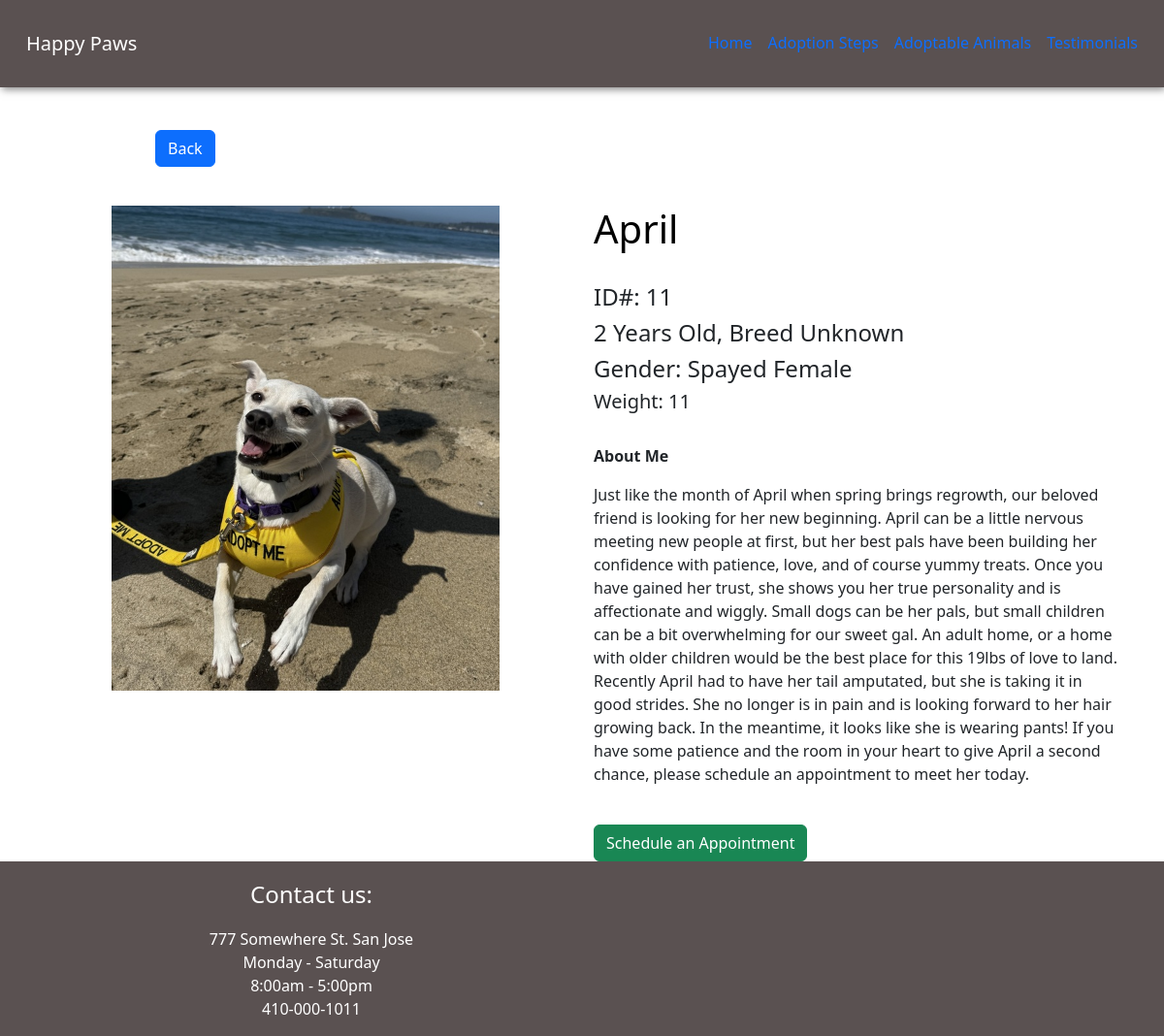
Screenshot of /Animals/11 with the database file from the repository.
### app.py (models this page shows, shortened)
class Animal(db.Model):
    __tablename__ = 'animals'
    id = db.Column(db.Integer, primary_key=True)
    name = db.Column(db.String(5), nullable=False)
    age = db.Column(db.Integer, nullable=True)
    species = db.Column(db.Integer, nullable=False)
    gender = db.Column(db.Integer, nullable=False)
    breed = db.Column(db.String(150), nullable=True)
    weight = db.Column(db.Numeric, nullable=True)
    description = db.Column(db.Text, nullable=True)
    image_path = db.Column(db.String(), nullable=True)
    date_added = db.Column(db.DateTime, default=datetime.utcnow)

### app.py (the view)
@app.route('/Animals/<int:id>')
def animalpage(id):
    animal = Animal.query.get_or_404(id)
    return render_template('Animalpage.html', animal = animal)

### templates/animalpage.html (shortened to what this page needs)
{% extends "base.html" %}
{%block body%}
<div class="container-fluid" style="padding-top: 20px">
    <div class="container ">
        <div class ="row">
            <div class="col" style="padding-left: 130px; padding-bottom: 40px;">
                <a href=" {{url_for('animals')}}" class="btn btn-primary" >Back</a>
            </div>
        </div>
        <div class="row">
          <div class="col text-center">
            {% if animal.image_path %}
            <img src="{{ url_for('static', filename='animal_images/' + animal.image_path)}}" class="card-img-top" alt="animal's image"
            style="max-width: 400px; max-height: 500px; object-fit: cover;">
            {% else %}
            <img src="{{ url_for('static', filename='images/default_image.jpg') }}" class="card-img-top" alt="default image"
            style="max-width: 400px; max-height: 500px; object-fit: cover;">
            {% endif %}
          </div>
          <div class="col">
            <h1 style="text-align: left"> {{animal.name}} </h1>
            <h4> ID#: {{animal.id}} </h4>
            <h4> {{animal.age}} Years Old,
                {% if animal.breed %}
                {{ animal.breed }}
                {% else %}
                Breed Unknown
                {% endif %}
            </h4>
            <h4> Gender:
                {% if animal.gender==0 %}
                  Male
                {% elif animal.gender==1 %}
                  Female
                {% elif animal.gender==2 %}
                  Neutered Male
                {% elif animal.gender==3 %}
                  Spayed Female
                {% endif %}
            </h4>
            <h5> Weight: {{animal.id}} </h5>
            <p style="font-weight: bold; font-size: 20;"> About Me </p>
            <p> {{ animal.description }} </p>
            <a href="{{url_for('schedule', id=animal.id)}}" class="btn btn-success"" > Schedule an Appointment </a>
          </div>
        </div>
    </div>
</div>
{%endblock%}

### templates/base.html (shortened to what this page needs)
<!DOCTYPE html>
<html lang="en">
<head>
    <link href="https://cdn.jsdelivr.net/npm/bootstrap@5.3.3/dist/css/bootstrap.min.css" rel="stylesheet">
    <link rel= "stylesheet" type= "text/css" href= "{{ url_for('static',filename='styles/main.css') }}">
</head>
<body>
    <nav class ="navbar nav justify-content-center py-4 mb-4 sticky-top navbar-expand-lg navbar-dark text-light" >
        <div class="container-fluid">
            <a class="navbar-brand" href="#">  Happy Paws </a>
            <div class="collapse navbar-collapse" id="navbarNavAltMarkup">
                <ul class="nav nav-underline ms-auto py-0" >
                    <li class="nav-item">
                        <a class="nav-link " aria-current="page" href="{{url_for('home')}}">Home</a>
                    </li>
                    <li class="nav-item">
                        <a class="nav-link " href="{{url_for('adoption_steps')}}">Adoption Steps</a>
                    </li>
                    <li class="nav-item">
                        <a class="nav-link " href="{{url_for('animals')}}">Adoptable Animals</a>
                    </li>
                    <li class="nav-item">
                        <a class="nav-link" href="{{url_for('testimonial')}}">Testimonials</a>
                    </li>
                </ul>
        </div>
    </nav>
    {%block body%}
    {%endblock%}
    <footer class="footer text-white">
        <div class="container ">
            <div class="col-6 p-3">
                <div class= "row justify-content-center">
                    <p class="fs-4 text-center ">
                        Contact us:
                    </p>
                </div>
                <div class= "row justify-content-center">
                    777 Somewhere St. San Jose
                </div>
                <div class= "row justify-content-center">
                    Monday - Saturday
                </div>
                <div class= "row justify-content-center">
                    8:00am - 5:00pm
                </div>
                <div class= "row justify-content-center">
                    410-000-1011
                </div>
            </div>
        </div>
    </footer>
</body>
</html>

### static/styles/main.css (style rules this page uses)
h1 { text-align: center; color: black; }
.navbar { background: #5A5151; padding-left: 15px; padding-right: 15px; }
nav { padding: 24px; text-align: center; box-shadow: 2px 2px 8px rgba(0, 0, 0, 0.5); }

### templates/base.html (style rules this page uses)
.footer { background-color:#5A5151; }

### rows the page displays
Animal: image_path (picture), name "April", id "11", age "2", description "Just like the month of April when spring brings regrowth, our beloved friend is looking for her new beginning. April can be a little nervous meeting new people at first, but her best pals have been building her confidence with patience, love, and of course yummy treats. Once you have gained her trust, she shows you her true personality and is affectionate and wiggly. Small dogs can be her pals, but small children can be a bit overwhelming for our sweet gal. An adult home, or a home with older children would be the best place for this 19lbs of love to land. Recently April had to have her tail amputated, but she is taking it in good strides. She no longer is in pain and is looking forward to…"
